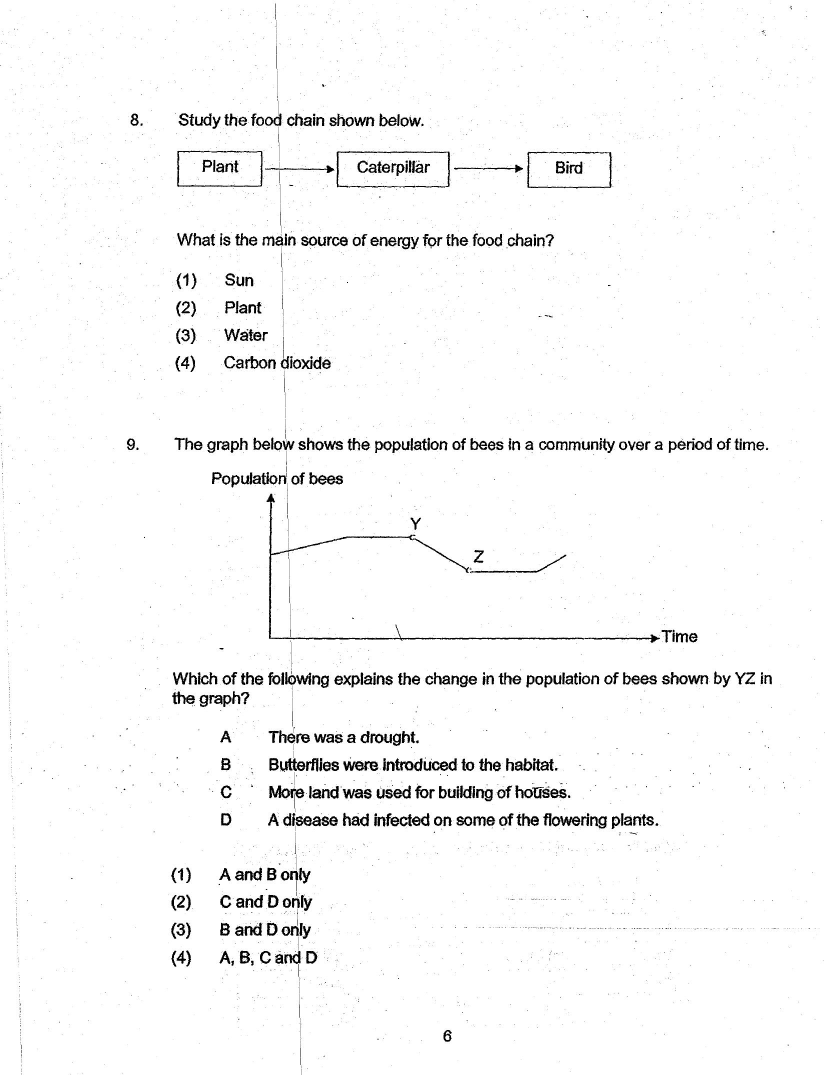
#> input picture imagetotexttests/pythoncode/Sample Resources/pg_6_P6_Science_2019_SA2_CHIJ.jpg, 1650 x 2150 px (shown at 1/2 size)
$ python contour_new_yc.py
#> lines starting #> are read from the running program, lines starting #| are printed output that depends on the picture; after the words box and inside, x2 and y2 are one past the last pixel; in counts of white or black regions, pixels touching at a corner belong together
import cv2
import numpy as np
import pytesseract

# load image
img = cv2.imread("Sample Resources/pg_6_P6_Science_2019_SA2_CHIJ.jpg")
#> img is the input picture: shape (2150, 1650, 3); min 0, max 255, mean 247.9

#deskew image
def deskew(img):
    gray = cv2.cvtColor(img, cv2.COLOR_BGR2GRAY)
    gray = cv2.bitwise_not(gray)
    thresh = cv2.threshold(gray, 0, 255,cv2.THRESH_BINARY | cv2.THRESH_OTSU)[1]
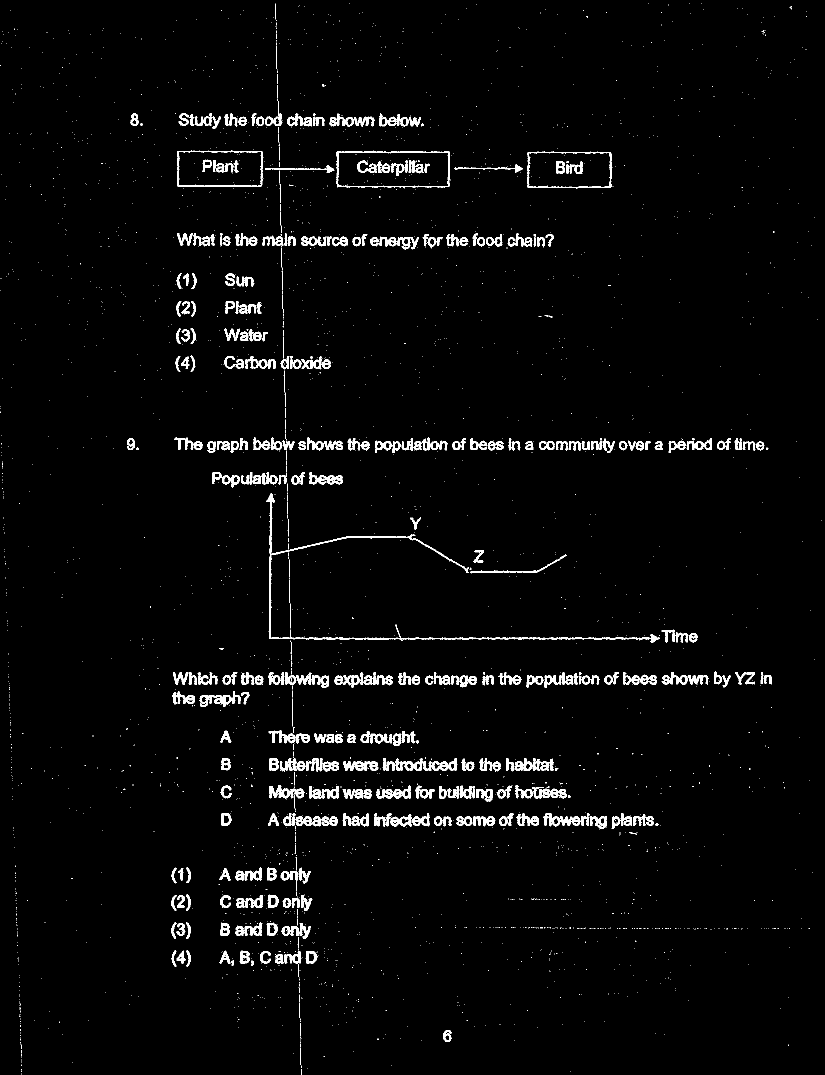
#> thresh: shape (2150, 1650) (shown at 1/2 size); 2.9% white; 2946 white regions (2507 under 20 px), largest, box (x1, y1, x2, y2) and area: (533, 987, 1320, 1286) 4867, (673, 302, 900, 376) 1507, (1054, 303, 1224, 377) 1218
    coords = np.column_stack(np.where(thresh > 0))
#> coords = 101593 pairs, first value 6 to 2149, second value 0 to 1642
    angle = cv2.minAreaRect(coords)[-1]
#> angle = -89.25
    if angle < -45:
        angle = -(90 +angle)
#> angle = -0.745
    else:
        angle = -angle
    (h, w) = img.shape[:2]
    center = (w // 2, h // 2)
    M = cv2.getRotationMatrix2D(center, angle, 1.0)
#> M = [[1, -0.013, 14.06], [0.013, 1, -10.64]]
    correct = cv2.warpAffine(img, M, (w, h),flags=cv2.INTER_CUBIC, borderMode=cv2.BORDER_REPLICATE)
    return correct

a=deskew(img)

#Blurring
imgBlur = cv2.GaussianBlur(a, (7, 7), 1)
#cv2.imshow("blur",imgBlur)

# convert to gray
gray = cv2.cvtColor(imgBlur, cv2.COLOR_BGR2GRAY)
#cv2.imshow("gray",gray)

# threshold the grayscale image
thresh = cv2.threshold(gray, 0, 255, cv2.THRESH_BINARY_INV + cv2.THRESH_OTSU)[1]
#> thresh: shape (2150, 1650); 3.2% white; 408 white regions (126 under 20 px), largest, box (x1, y1, x2, y2) and area: (534, 983, 1317, 1292) 5769, (682, 300, 910, 376) 1855, (740, 1625, 852, 1653) 1684
#cv2.imshow("thresh", thresh)

# use morphology erode to blur horizontally
#kernel = np.ones((500,3), np.uint8)
kernel = cv2.getStructuringElement(cv2.MORPH_RECT, (200, 3)) #250,3
morph = cv2.morphologyEx(thresh, cv2.MORPH_DILATE, kernel)
#> morph: shape (2150, 1650); 20.4% white; 81 white regions, largest, box (x1, y1, x2, y2) and area: (435, 982, 1493, 1293) 109314, (114, 295, 1334, 383) 81453, (157, 864, 1639, 914) 46499
kernel = cv2.getStructuringElement(cv2.MORPH_RECT, (3, 17)) #3,17
morph = cv2.morphologyEx(morph, cv2.MORPH_OPEN, kernel)
#> morph: shape (2150, 1650); 18.7% white; 33 white regions

resized=cv2.resize(morph,(700,850))
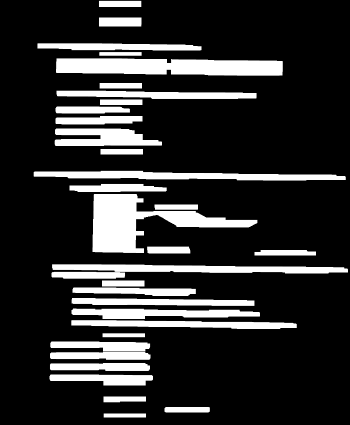
#> resized: shape (850, 700) (shown at 1/2 size); min 0, max 255, mean 47.6
#cv2.imshow("morph",resized)

# find contours
cntrs = cv2.findContours(morph, cv2.RETR_EXTERNAL, cv2.CHAIN_APPROX_SIMPLE)
#> cntrs = 33 contours; largest, box (x1, y1, x2, y2) and area: (436, 982, 1213, 1280) 88952, (264, 295, 1333, 383) 79426, (159, 864, 1630, 914) 44904, (246, 1337, 1640, 1384) 43183, (258, 650, 764, 739) 32269
cntrs = cntrs[0] if len(cntrs) == 2 else cntrs[1]

# Draw contours
result = img.copy()

i=0
for c in cntrs:
    area = cv2.contourArea(c)/10000
    x,y,w,h = cv2.boundingRect(c)
    if h < 150 and w > 400:
        cv2.rectangle(result, (x, y), (x+w, y+h), (0, 0, 255), 2)
        print("Box: " + str(i) + ": (" + str(int(x)) + ", " + str(int(y)) + "," + str(int(w)) + "," + str(int(h)) + ")")
        print('Area: ' + str(area))
        i += 1
#> this loop made 33 passes
#> (area, x, y, w, h) on passes 2, 3, 4, 5, 6, 7, 9, 10: (0.548, 776, 2059, 213, 27), (0.521, 488, 2006, 200, 29), (1.95, 234, 1894, 487, 56), (1.67, 235, 1836, 472, 40), (1.67, 236, 1780, 474, 40), (1.79, 237, 1728, 471, 51), (3.13, 336, 1620, 1063, 44), (3.17, 337, 1561, 888, 53)
#> (printed output is left out)
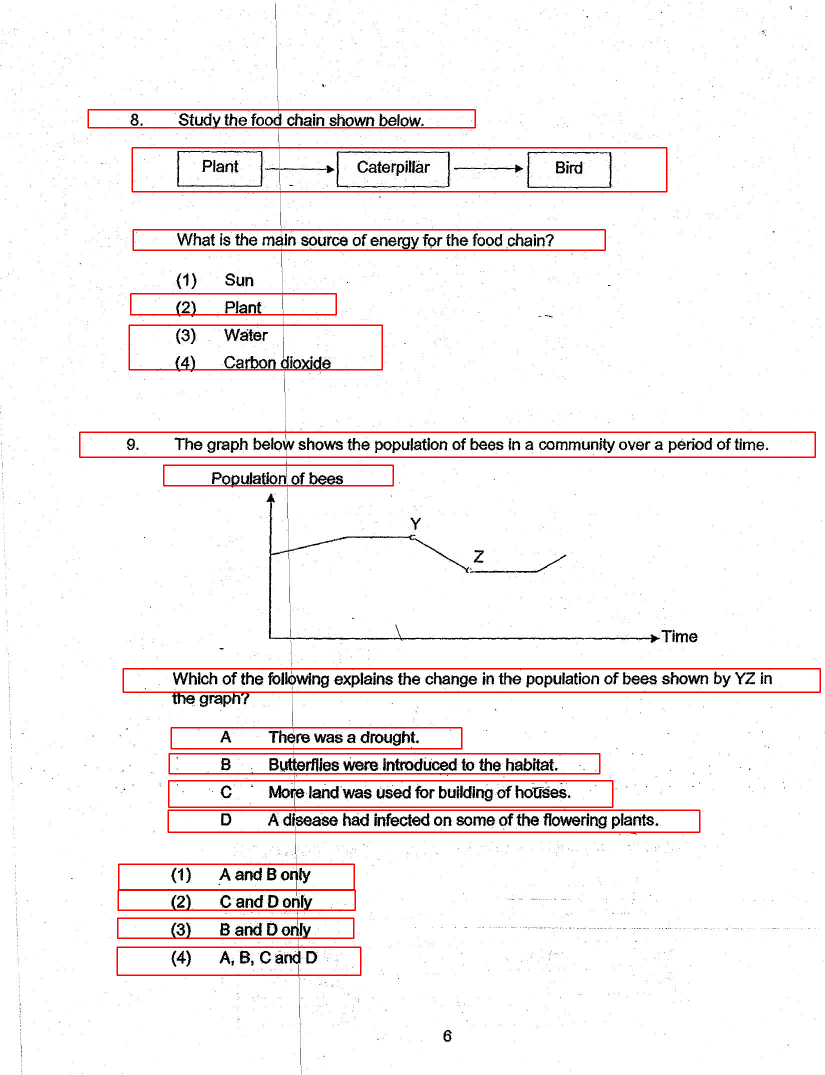
#> result: shape (2150, 1650, 3) (shown at 1/2 size); 2.19% of pixels changed, all inside (x1, y1, x2, y2) = (158, 218, 1642, 1952)
#> after the loop, i = 16
print(i)
#| 16

# [8 lines of commented-out code are left out]

ims=cv2.resize(result,(700,850))
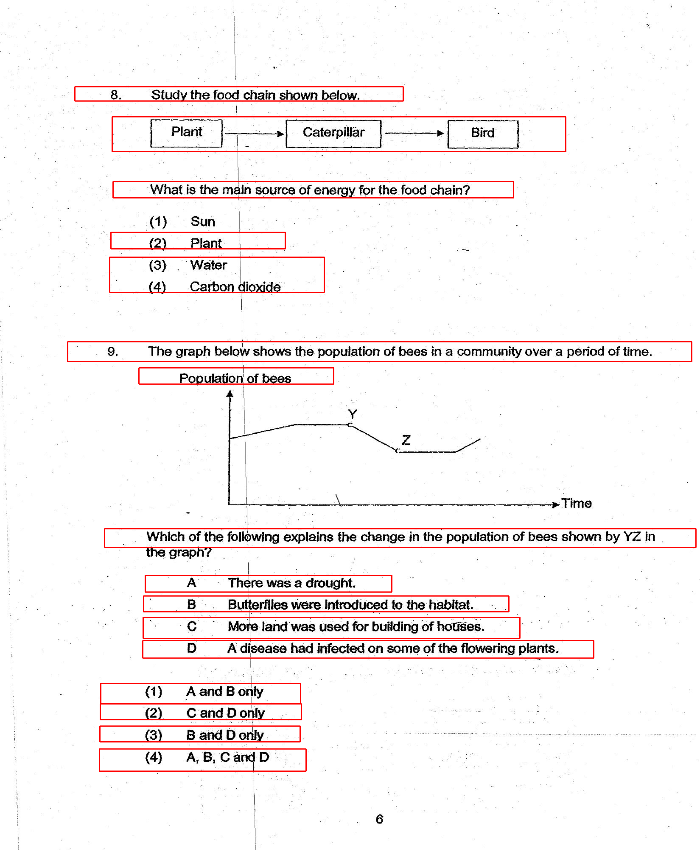
#> ims: shape (850, 700, 3); mean B, G, R 242.3, 242.3, 247.9
cv2.imshow("RESULT", ims)
cv2.waitKey(0)
cv2.destroyAllWindows()

$ run again, with imagetotexttests/pythoncode/Sample Resources/pg_10_P6_Science_2019_SA2_CHIJ.jpg copied over imagetotexttests/pythoncode/Sample Resources/pg_6_P6_Science_2019_SA2_CHIJ.jpg
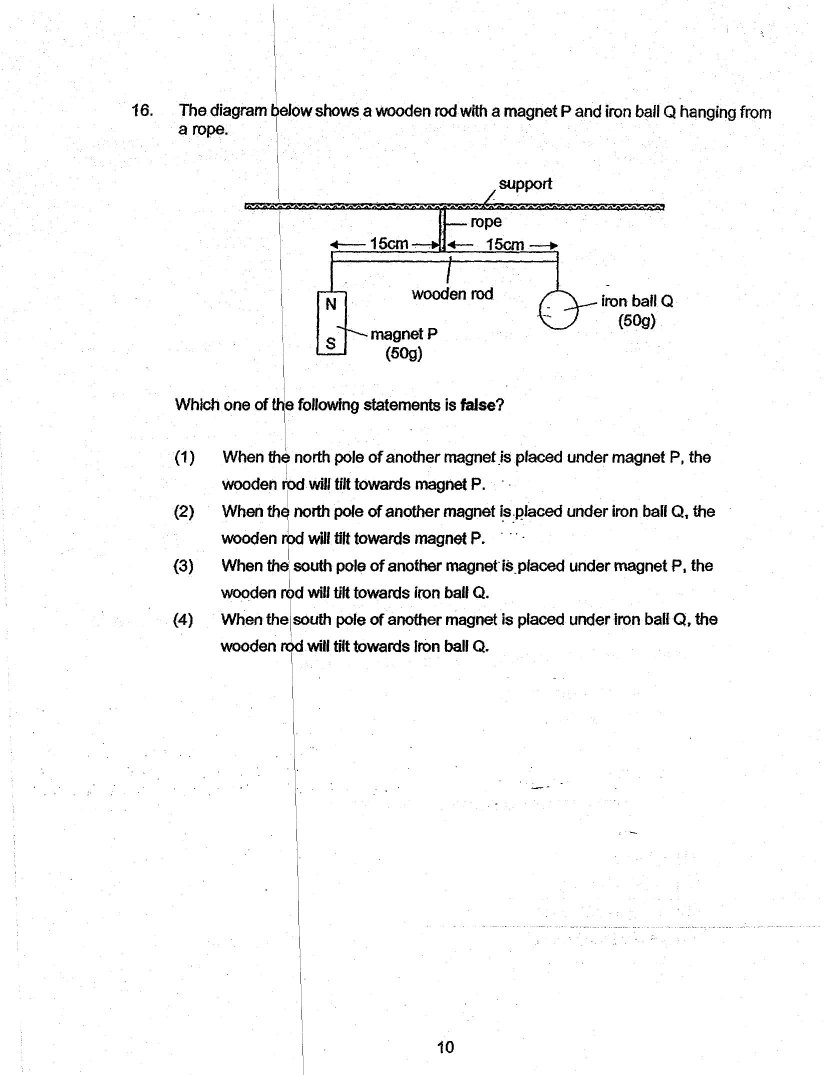
#> input picture imagetotexttests/pythoncode/Sample Resources/pg_10_P6_Science_2019_SA2_CHIJ.jpg, 1650 x 2150 px (shown at 1/2 size)
#> img is the input picture: shape (2150, 1650, 3); min 0, max 255, mean 246.9
#> in deskew, `thresh = cv2.threshold(gray, 0, 255,cv2.THRESH_BINARY | cv2.THRESH_OTS..`:
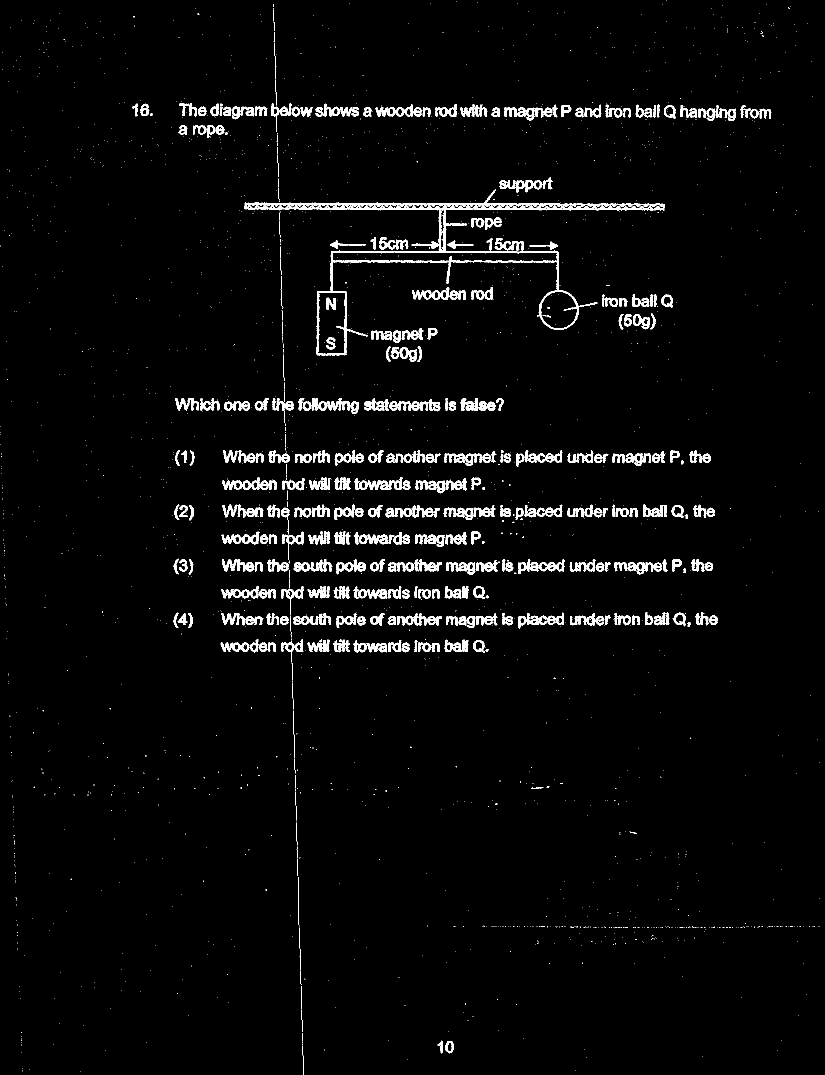
#> thresh: shape (2150, 1650) (shown at 1/2 size); 3.3% white; 2158 white regions (1715 under 20 px), largest, box (x1, y1, x2, y2) and area: (489, 379, 1330, 711) 15696, (709, 955, 805, 980) 1162, (443, 1063, 519, 1089) 839
#> coords = 116412 pairs, first value 1 to 2149, second value 0 to 1639
#> in deskew, `angle = cv2.minAreaRect(coords)[-1]`: angle = -89.17
#> in deskew, `angle = -(90 +angle)`: angle = -0.827
#> M = [[1, -0.0144, 15.61], [0.0144, 1, -11.8]]
#> cntrs = 30 contours; largest, box (x1, y1, x2, y2) and area: (458, 358, 1451, 725) 196227, (183, 198, 1650, 271) 56482, (250, 1094, 1523, 1157) 43466, (252, 1002, 1528, 1050) 41077, (247, 1218, 1531, 1263) 40868
#> the loop `for c in cntrs:` made 30 passes
#> (area, x, y, w, h) on passes 2, 8, 9, 10, 11, 13, 14, 15: (0.58, 767, 2082, 225, 27), (0.458, 485, 1655, 200, 24), (0.469, 484, 1579, 201, 29), (0.478, 483, 1515, 201, 25), (0.459, 482, 1441, 201, 24), (2.34, 343, 1273, 723, 48), (4.09, 247, 1218, 1284, 45), (2.19, 345, 1155, 722, 46)
#> (printed output is left out)
#> after the loop `for c in cntrs:`: i = 10
#| 10
#> `ims=cv2.resize(result,(700,850))`:
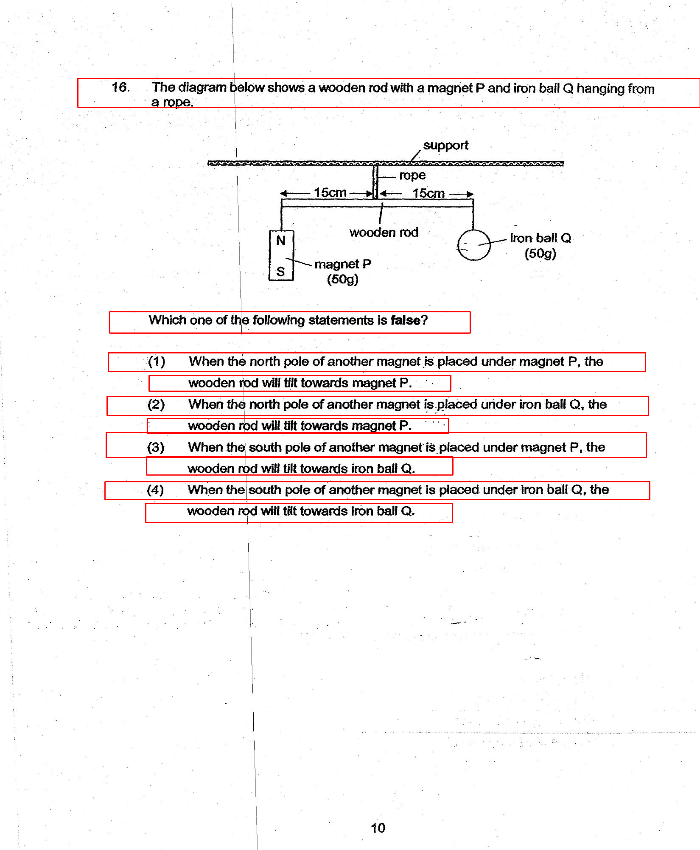
#> ims: shape (850, 700, 3); mean B, G, R 242.7, 242.7, 246.9
